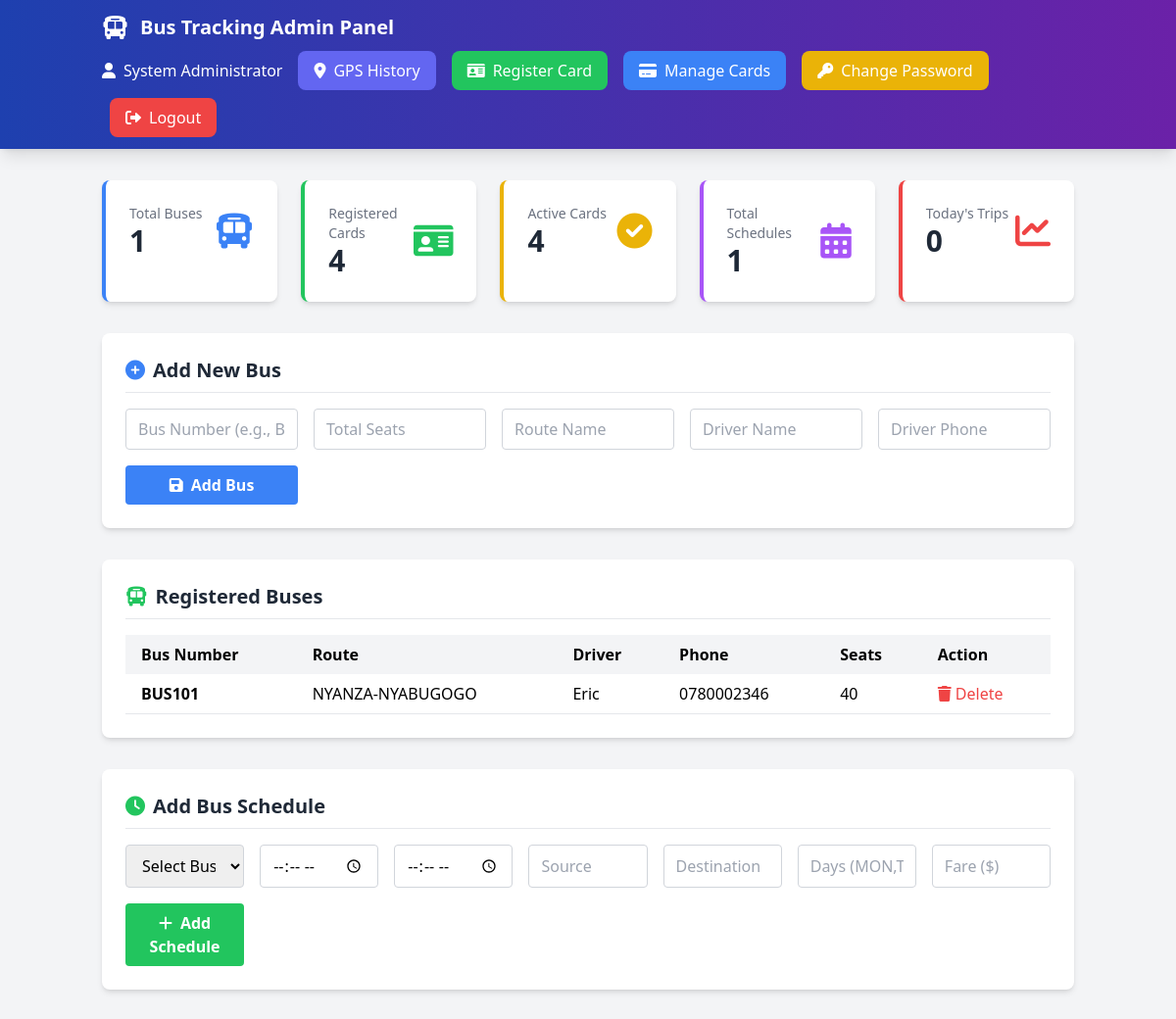
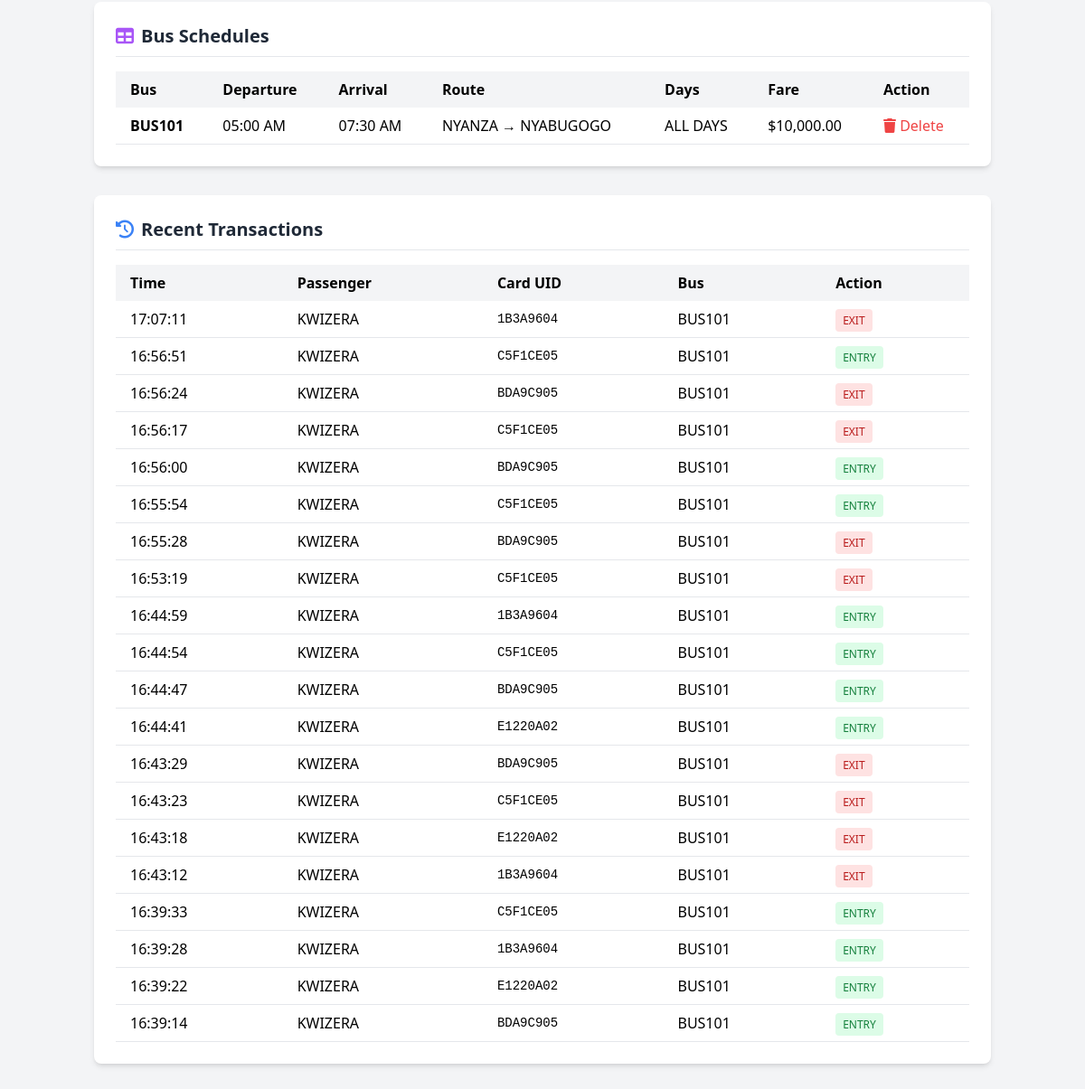
The app's page /admin_dashboard.php (signed in) with its own data (2 pictures, top to bottom).
### tables this page shows
CREATE TABLE `buses` (
  `id` int(11) NOT NULL,
  `bus_number` varchar(20) NOT NULL,
  `total_seats` int(11) DEFAULT 40,
  `route_name` varchar(100) DEFAULT NULL,
  `driver_name` varchar(100) DEFAULT NULL,
  `driver_phone` varchar(20) DEFAULT NULL,
  `status` varchar(20) DEFAULT 'active',
  `created_at` timestamp NOT NULL DEFAULT current_timestamp()
);

CREATE TABLE `schedule` (
  `id` int(11) NOT NULL,
  `bus_number` varchar(20) DEFAULT NULL,
  `departure_time` time DEFAULT NULL,
  `arrival_time` time DEFAULT NULL,
  `source` varchar(100) DEFAULT NULL,
  `destination` varchar(100) DEFAULT NULL,
  `days_of_week` varchar(50) DEFAULT NULL,
  `fare` decimal(10,2) DEFAULT NULL
);

CREATE TABLE `passenger_transactions` (
  `id` int(11) NOT NULL,
  `card_uid` varchar(50) DEFAULT NULL,
  `bus_number` varchar(20) DEFAULT NULL,
  `action` varchar(10) DEFAULT NULL,
  `transaction_time` timestamp NOT NULL DEFAULT current_timestamp()
);

CREATE TABLE `rfid_cards` (
  `id` int(11) NOT NULL,
  `card_uid` varchar(50) NOT NULL,
  `passenger_name` varchar(100) NOT NULL,
  `passenger_phone` varchar(20) DEFAULT NULL,
  `passenger_email` varchar(100) DEFAULT NULL,
  `balance` decimal(10,2) DEFAULT 0.00,
  `total_trips` int(11) DEFAULT 0,
  `is_active` tinyint(1) DEFAULT 1,
  `created_at` timestamp NOT NULL DEFAULT current_timestamp(),
  `last_used` datetime DEFAULT NULL
);

### admin_dashboard.php (the view, shortened to what this page needs)
<?php
require_once 'config.php';
$total_buses = $conn->query("SELECT COUNT(*) as count FROM buses")->fetch_assoc()['count'];
$total_cards = $conn->query("SELECT COUNT(*) as count FROM rfid_cards")->fetch_assoc()['count'];
$total_schedules = $conn->query("SELECT COUNT(*) as count FROM schedule")->fetch_assoc()['count'];
$total_trips_today = $conn->query("SELECT COUNT(*) as count FROM passenger_transactions WHERE DATE(transaction_time) = CURDATE()")->fetch_assoc()['count'];
$active_cards = $conn->query("SELECT COUNT(*) as count FROM rfid_cards WHERE is_active=1")->fetch_assoc()['count'];
$buses = $conn->query("SELECT * FROM buses ORDER BY bus_number");
$schedules = $conn->query("SELECT s.*, b.route_name FROM schedule s JOIN buses b ON s.bus_number = b.bus_number ORDER BY s.departure_time");
$recent_transactions = $conn->query("
    SELECT pt.*, rc.passenger_name
    FROM passenger_transactions pt
    JOIN rfid_cards rc ON pt.card_uid = rc.card_uid
    ORDER BY pt.transaction_time DESC
    LIMIT 20
");
?>
<!DOCTYPE html>
<html lang="en">
<head>
    <script src="https://cdn.tailwindcss.com"></script>
    <link href="https://cdnjs.cloudflare.com/ajax/libs/font-awesome/6.0.0/css/all.min.css" rel="stylesheet">
</head>
<body class="bg-gray-100">
    <nav class="bg-gradient-to-r from-blue-800 to-purple-800 shadow-lg sticky top-0 z-50">
        <div class="container mx-auto px-4 py-3">
            <div class="flex justify-between items-center flex-wrap gap-2">
                <div class="flex items-center space-x-3">
                    <i class="fas fa-bus text-white text-2xl"></i>
                    <h1 class="text-white text-xl font-bold">Bus Tracking Admin Panel</h1>
                </div>
                <div class="flex items-center space-x-2 flex-wrap gap-2">
                    <span class="text-white">
                        <i class="fas fa-user mr-2"></i><?php echo $_SESSION['admin_name']; ?>
                    </span>
                    <a href="gps_history.php" class="bg-indigo-500 hover:bg-indigo-600 text-white px-4 py-2 rounded-lg transition">
                        <i class="fas fa-map-marker-alt mr-2"></i>GPS History
                    </a>
                    <a href="register_card.php" class="bg-green-500 hover:bg-green-600 text-white px-4 py-2 rounded-lg transition">
                        <i class="fas fa-id-card mr-2"></i>Register Card
                    </a>
                    <a href="manage_cards.php" class="bg-blue-500 hover:bg-blue-600 text-white px-4 py-2 rounded-lg transition">
                        <i class="fas fa-credit-card mr-2"></i>Manage Cards
                    </a>
                    <a href="change_password.php" class="bg-yellow-500 hover:bg-yellow-600 text-white px-4 py-2 rounded-lg transition">
                        <i class="fas fa-key mr-2"></i>Change Password
                    </a>
                    <a href="logout.php" class="bg-red-500 hover:bg-red-600 text-white px-4 py-2 rounded-lg transition">
                        <i class="fas fa-sign-out-alt mr-2"></i>Logout
                    </a>
                </div>
            </div>
        </div>
    </nav>
    <div class="container mx-auto px-4 py-8">
        <div class="grid grid-cols-1 md:grid-cols-5 gap-6 mb-8">
            <div class="bg-white rounded-lg shadow-md p-6 border-l-4 border-blue-500 hover:shadow-lg transition">
                <div class="flex items-center justify-between">
                    <div>
                        <p class="text-gray-500 text-sm">Total Buses</p>
                        <p class="text-3xl font-bold text-gray-800"><?php echo $total_buses; ?></p>
                    </div>
                    <i class="fas fa-bus text-4xl text-blue-500"></i>
                </div>
            </div>
            <div class="bg-white rounded-lg shadow-md p-6 border-l-4 border-green-500 hover:shadow-lg transition">
                <div class="flex items-center justify-between">
                    <div>
                        <p class="text-gray-500 text-sm">Registered Cards</p>
                        <p class="text-3xl font-bold text-gray-800"><?php echo $total_cards; ?></p>
                    </div>
                    <i class="fas fa-id-card text-4xl text-green-500"></i>
                </div>
            </div>
            <div class="bg-white rounded-lg shadow-md p-6 border-l-4 border-yellow-500 hover:shadow-lg transition">
                <div class="flex items-center justify-between">
                    <div>
                        <p class="text-gray-500 text-sm">Active Cards</p>
                        <p class="text-3xl font-bold text-gray-800"><?php echo $active_cards; ?></p>
                    </div>
                    <i class="fas fa-check-circle text-4xl text-yellow-500"></i>
                </div>
            </div>
            <div class="bg-white rounded-lg shadow-md p-6 border-l-4 border-purple-500 hover:shadow-lg transition">
                <div class="flex items-center justify-between">
                    <div>
                        <p class="text-gray-500 text-sm">Total Schedules</p>
                        <p class="text-3xl font-bold text-gray-800"><?php echo $total_schedules; ?></p>
                    </div>
                    <i class="fas fa-calendar-alt text-4xl text-purple-500"></i>
                </div>
            </div>
            <div class="bg-white rounded-lg shadow-md p-6 border-l-4 border-red-500 hover:shadow-lg transition">
                <div class="flex items-center justify-between">
                    <div>
                        <p class="text-gray-500 text-sm">Today's Trips</p>
                        <p class="text-3xl font-bold text-gray-800"><?php echo $total_trips_today; ?></p>
                    </div>
                    <i class="fas fa-chart-line text-4xl text-red-500"></i>
                </div>
            </div>
        </div>
        <div class="bg-white rounded-lg shadow-md p-6 mb-8">
            <h2 class="text-xl font-bold mb-4 text-gray-800 border-b pb-2">
                <i class="fas fa-plus-circle text-blue-500 mr-2"></i>Add New Bus
            </h2>
            <form method="POST" class="grid grid-cols-1 md:grid-cols-5 gap-4">
                <input type="text" name="bus_number" placeholder="Bus Number (e.g., BUS102)" required
                       class="px-3 py-2 border border-gray-300 rounded focus:outline-none focus:border-blue-500">
                <input type="number" name="total_seats" placeholder="Total Seats" required
                       class="px-3 py-2 border border-gray-300 rounded focus:outline-none focus:border-blue-500">
                <input type="text" name="route_name" placeholder="Route Name" required
                       class="px-3 py-2 border border-gray-300 rounded focus:outline-none focus:border-blue-500">
                <input type="text" name="driver_name" placeholder="Driver Name" required
                       class="px-3 py-2 border border-gray-300 rounded focus:outline-none focus:border-blue-500">
                <input type="text" name="driver_phone" placeholder="Driver Phone" required
                       class="px-3 py-2 border border-gray-300 rounded focus:outline-none focus:border-blue-500">
                <button type="submit" name="add_bus"
                        class="bg-blue-500 hover:bg-blue-600 text-white font-bold py-2 rounded transition">
                    <i class="fas fa-save mr-2"></i>Add Bus
                </button>
            </form>
        </div>
        <div class="bg-white rounded-lg shadow-md p-6 mb-8">
            <h2 class="text-xl font-bold mb-4 text-gray-800 border-b pb-2">
                <i class="fas fa-bus text-green-500 mr-2"></i>Registered Buses
            </h2>
            <div class="overflow-x-auto">
                <table class="min-w-full">
                    <thead class="bg-gray-100">
                        <tr><th class="px-4 py-2 text-left">Bus Number</th><th class="px-4 py-2 text-left">Route</th><th class="px-4 py-2 text-left">Driver</th><th class="px-4 py-2 text-left">Phone</th><th class="px-4 py-2 text-left">Seats</th><th class="px-4 py-2 text-left">Action</th></tr>
                    </thead>
                    <tbody>
                        <?php while($bus = $buses->fetch_assoc()): ?>
                        <tr class="border-b hover:bg-gray-50">
                            <td class="px-4 py-2 font-semibold"><?php echo $bus['bus_number']; ?></td>
                            <td class="px-4 py-2"><?php echo $bus['route_name']; ?></td>
                            <td class="px-4 py-2"><?php echo $bus['driver_name']; ?></td>
                            <td class="px-4 py-2"><?php echo $bus['driver_phone']; ?></td>
                            <td class="px-4 py-2"><?php echo $bus['total_seats']; ?></td>
                            <td class="px-4 py-2">
                                <form method="POST" onsubmit="return confirm('Delete this bus?')">
                                    <button type="submit" name="delete_bus" class="text-red-500 hover:text-red-700">
                                        <i class="fas fa-trash"></i> Delete
                                    </button>
                                </form>
                            </td>
                        </tr>
                        <?php endwhile; ?>
                    </tbody>
                </table>
            </div>
        </div>
        <div class="bg-white rounded-lg shadow-md p-6 mb-8">
            <h2 class="text-xl font-bold mb-4 text-gray-800 border-b pb-2">
                <i class="fas fa-clock text-green-500 mr-2"></i>Add Bus Schedule
            </h2>
            <form method="POST" class="grid grid-cols-1 md:grid-cols-7 gap-4">
                <select name="bus_number" required class="px-3 py-2 border border-gray-300 rounded">
                    <option value="">Select Bus</option>
                </select>
                <input type="time" name="departure_time" required class="px-3 py-2 border border-gray-300 rounded">
                <input type="time" name="arrival_time" required class="px-3 py-2 border border-gray-300 rounded">
                <input type="text" name="source" placeholder="Source" required class="px-3 py-2 border border-gray-300 rounded">
                <input type="text" name="destination" placeholder="Destination" required class="px-3 py-2 border border-gray-300 rounded">
                <input type="text" name="days" placeholder="Days (MON,TUE,WED)" required class="px-3 py-2 border border-gray-300 rounded">
                <input type="number" step="0.01" name="fare" placeholder="Fare ($)" required class="px-3 py-2 border border-gray-300 rounded">
                <button type="submit" name="add_schedule" class="bg-green-500 hover:bg-green-600 text-white font-bold py-2 rounded transition">
                    <i class="fas fa-plus mr-2"></i>Add Schedule
                </button>
            </form>
        </div>
        <div class="bg-white rounded-lg shadow-md p-6 mb-8">
            <h2 class="text-xl font-bold mb-4 text-gray-800 border-b pb-2">
                <i class="fas fa-table text-purple-500 mr-2"></i>Bus Schedules
            </h2>
            <div class="overflow-x-auto">
                <table class="min-w-full">
                    <thead class="bg-gray-100">
                        <tr><th class="px-4 py-2 text-left">Bus</th><th class="px-4 py-2 text-left">Departure</th><th class="px-4 py-2 text-left">Arrival</th><th class="px-4 py-2 text-left">Route</th><th class="px-4 py-2 text-left">Days</th><th class="px-4 py-2 text-left">Fare</th><th class="px-4 py-2 text-left">Action</th></tr>
                    </thead>
                    <tbody>
                        <?php while($schedule = $schedules->fetch_assoc()): ?>
                        <tr class="border-b hover:bg-gray-50">
                            <td class="px-4 py-2 font-semibold"><?php echo $schedule['bus_number']; ?></td>
                            <td class="px-4 py-2"><?php echo date('h:i A', strtotime($schedule['departure_time'])); ?></td>
                            <td class="px-4 py-2"><?php echo date('h:i A', strtotime($schedule['arrival_time'])); ?></td>
                            <td class="px-4 py-2"><?php echo $schedule['source'] . " → " . $schedule['destination']; ?></td>
                            <td class="px-4 py-2"><?php echo $schedule['days_of_week']; ?></td>
                            <td class="px-4 py-2">$<?php echo number_format($schedule['fare'], 2); ?></td>
                            <td class="px-4 py-2">
                                <form method="POST" onsubmit="return confirm('Delete this schedule?')">
                                    <button type="submit" name="delete_schedule" class="text-red-500 hover:text-red-700">
                                        <i class="fas fa-trash"></i> Delete
                                    </button>
                                </form>
                            </td>
                        </tr>
                        <?php endwhile; ?>
                    </tbody>
                </table>
            </div>
        </div>
        <div class="bg-white rounded-lg shadow-md p-6">
            <h2 class="text-xl font-bold mb-4 text-gray-800 border-b pb-2">
                <i class="fas fa-history text-blue-500 mr-2"></i>Recent Transactions
            </h2>
            <div class="overflow-x-auto">
                <table class="min-w-full">
                    <thead class="bg-gray-100">
                        <tr><th class="px-4 py-2 text-left">Time</th><th class="px-4 py-2 text-left">Passenger</th><th class="px-4 py-2 text-left">Card UID</th><th class="px-4 py-2 text-left">Bus</th><th class="px-4 py-2 text-left">Action</th></tr>
                    </thead>
                    <tbody>
                        <?php while($trans = $recent_transactions->fetch_assoc()): ?>
                        <tr class="border-b">
                            <td class="px-4 py-2"><?php echo date('H:i:s', strtotime($trans['transaction_time'])); ?></td>
                            <td class="px-4 py-2"><?php echo $trans['passenger_name']; ?></td>
                            <td class="px-4 py-2 font-mono text-sm"><?php echo $trans['card_uid']; ?></td>
                            <td class="px-4 py-2"><?php echo $trans['bus_number']; ?></td>
                            <td class="px-4 py-2">
                                <span class="px-2 py-1 rounded text-xs <?php echo $trans['action'] == 'entry' ? 'bg-green-100 text-green-700' : 'bg-red-100 text-red-700'; ?>">
                                    <?php echo strtoupper($trans['action']); ?>
                                </span>
                            </td>
                        </tr>
                        <?php endwhile; ?>
                    </tbody>
                </table>
            </div>
        </div>
    </div>
</body>
</html>

### records on screen
buses: bus_number "BUS101", route_name "NYANZA-NYABUGOGO", driver_name "Eric", driver_phone "0780002346", total_seats "40"
schedule: bus_number "BUS101", departure_time "05:00 AM", arrival_time "07:30 AM", source "NYANZA", destination "NYABUGOGO", days_of_week "ALL DAYS", fare "10,000.00"
passenger_transactions: transaction_time "17:07:11", rfid_cards.passenger_name "KWIZERA", card_uid "1B3A9604", bus_number "BUS101", action "EXIT"
passenger_transactions: transaction_time "16:56:51", rfid_cards.passenger_name "KWIZERA", card_uid "C5F1CE05", bus_number "BUS101", action "ENTRY"
passenger_transactions: transaction_time "16:56:24", rfid_cards.passenger_name "KWIZERA", card_uid "BDA9C905", bus_number "BUS101", action "EXIT"
passenger_transactions: transaction_time "16:56:17", rfid_cards.passenger_name "KWIZERA", card_uid "C5F1CE05", bus_number "BUS101", action "EXIT"
passenger_transactions: transaction_time "16:56:00", rfid_cards.passenger_name "KWIZERA", card_uid "BDA9C905", bus_number "BUS101", action "ENTRY"
passenger_transactions: transaction_time "16:55:54", rfid_cards.passenger_name "KWIZERA", card_uid "C5F1CE05", bus_number "BUS101", action "ENTRY"
passenger_transactions: transaction_time "16:55:28", rfid_cards.passenger_name "KWIZERA", card_uid "BDA9C905", bus_number "BUS101", action "EXIT"
passenger_transactions: transaction_time "16:53:19", rfid_cards.passenger_name "KWIZERA", card_uid "C5F1CE05", bus_number "BUS101", action "EXIT"
passenger_transactions: transaction_time "16:44:59", rfid_cards.passenger_name "KWIZERA", card_uid "1B3A9604", bus_number "BUS101", action "ENTRY"
passenger_transactions: transaction_time "16:44:54", rfid_cards.passenger_name "KWIZERA", card_uid "C5F1CE05", bus_number "BUS101", action "ENTRY"
passenger_transactions: transaction_time "16:44:47", rfid_cards.passenger_name "KWIZERA", card_uid "BDA9C905", bus_number "BUS101", action "ENTRY"
passenger_transactions: transaction_time "16:44:41", rfid_cards.passenger_name "KWIZERA", card_uid "E1220A02", bus_number "BUS101", action "ENTRY"
passenger_transactions: transaction_time "16:43:29", rfid_cards.passenger_name "KWIZERA", card_uid "BDA9C905", bus_number "BUS101", action "EXIT"
passenger_transactions: transaction_time "16:43:23", rfid_cards.passenger_name "KWIZERA", card_uid "C5F1CE05", bus_number "BUS101", action "EXIT"
passenger_transactions: transaction_time "16:43:18", rfid_cards.passenger_name "KWIZERA", card_uid "E1220A02", bus_number "BUS101", action "EXIT"
passenger_transactions: transaction_time "16:43:12", rfid_cards.passenger_name "KWIZERA", card_uid "1B3A9604", bus_number "BUS101", action "EXIT"
passenger_transactions: transaction_time "16:39:33", rfid_cards.passenger_name "KWIZERA", card_uid "C5F1CE05", bus_number "BUS101", action "ENTRY"
passenger_transactions: transaction_time "16:39:28", rfid_cards.passenger_name "KWIZERA", card_uid "1B3A9604", bus_number "BUS101", action "ENTRY"
passenger_transactions: transaction_time "16:39:22", rfid_cards.passenger_name "KWIZERA", card_uid "E1220A02", bus_number "BUS101", action "ENTRY"
passenger_transactions: transaction_time "16:39:14", rfid_cards.passenger_name "KWIZERA", card_uid "BDA9C905", bus_number "BUS101", action "ENTRY"

### other values on screen
$_SESSION['admin_name'] "System Administrator"
$total_buses "1"
$total_cards "4"
$active_cards "4"
$total_schedules "1"
$total_trips_today "0"
